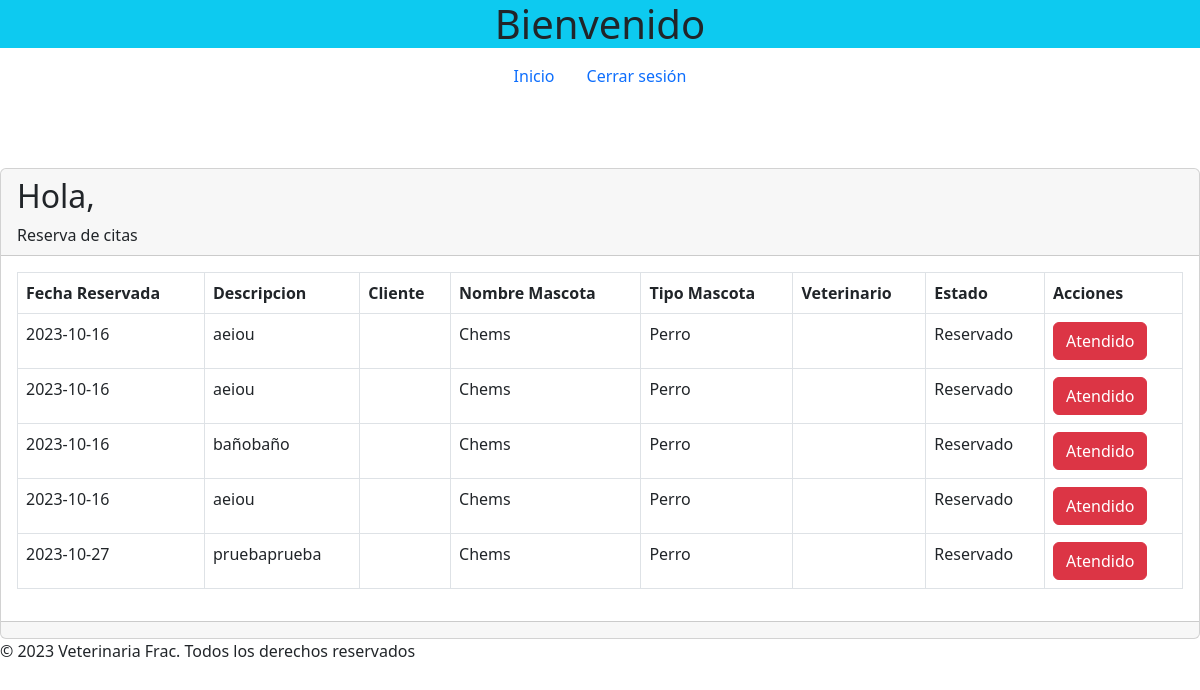
Before: /veterinario.php?id=1 with the older database file.
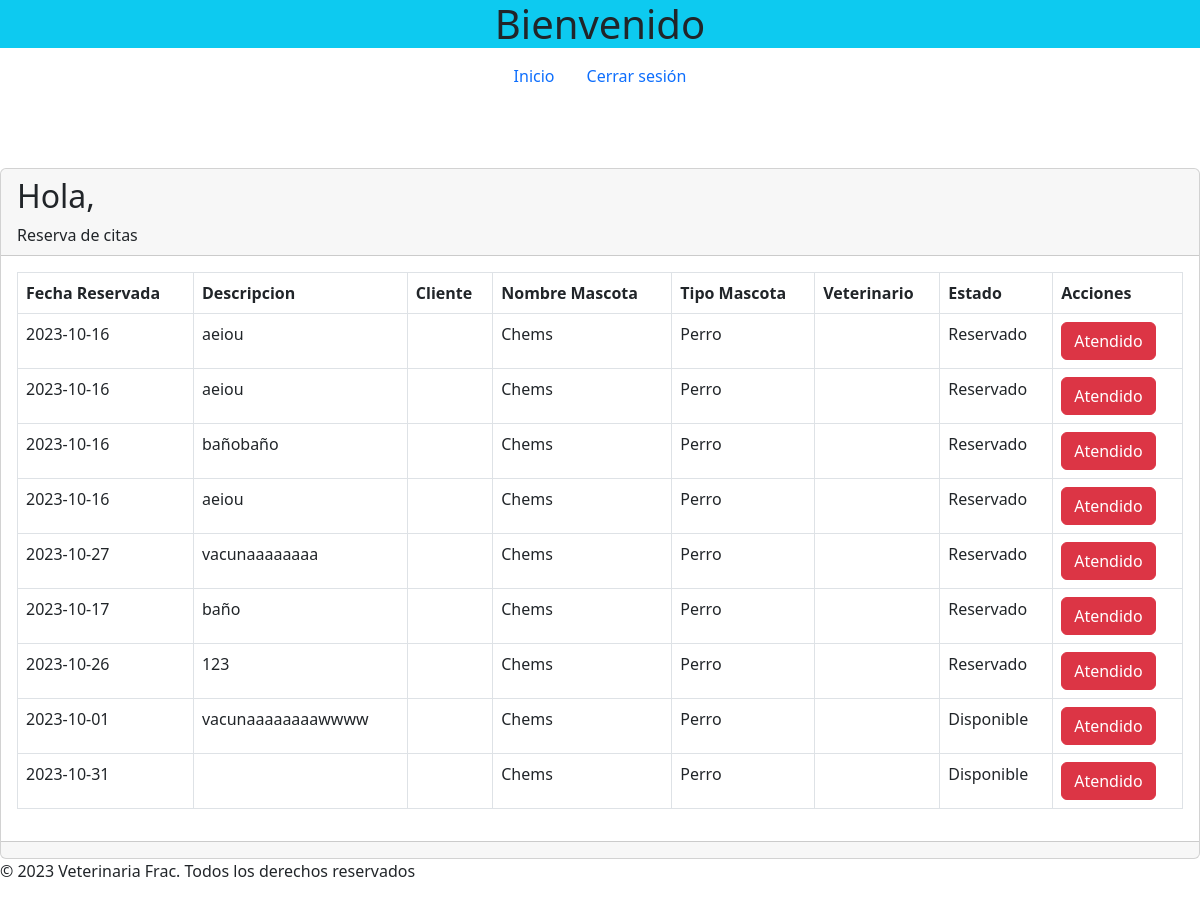
After: the same page with the newer database file.
### tables this page shows
CREATE TABLE `reservadecitas` (
  `id` int(8) NOT NULL,
  `fechareserva` date NOT NULL,
  `hora` varchar(10) NOT NULL,
  `asunto` varchar(255) NOT NULL,
  `estado` tinyint(1) NOT NULL,
  `id_administrador` int(8) NOT NULL,
  `id_veterinario` int(8) NOT NULL,
  `id_cliente` int(8) DEFAULT NULL
);

### veterinario.php (the view, shortened to what this page needs)
<?php
include("./config/bd.php");
$idVeterinario= isset($_GET['id']) && is_numeric($_GET['id']) ? intval($_GET['id']) : 0;
function getReservaciones($conn, $idVeterinario) {
    $sql = "SELECT rc.id, rc.fechareserva, rc.asunto,
    (SELECT nombre FROM cliente WHERE id = rc.id_cliente) as clientes,
    (SELECT nombre FROM veterinario WHERE id = rc.id_veterinario) as veterinario,
    (CASE WHEN rc.estado = 1 THEN 'Disponible' WHEN rc.estado= 2 THEN 'Reservado' WHEN rc.estado=3 THEN 'Atendido' ELSE 'Cancelado' END) as estado1,
    (SELECT m.nombre FROM mascota m
     JOIN cliente c ON m.id_cliente = c.id
     WHERE c.id = rc.id_cliente) as nombre_mascota,
    (SELECT m.tipo FROM mascota m
     JOIN cliente c ON m.id_cliente = c.id
     WHERE c.id = rc.id_cliente) as tipo_mascota
    FROM reservadecitas rc WHERE rc.id_veterinario = $idVeterinario";
    $result = $conn->query($sql);
    if ($result->num_rows > 0) {
        return $result->fetch_all(MYSQLI_ASSOC);
    } else {
        return [];
    }
}
$reservations = getReservaciones($conn , $idVeterinario);
?>
<?php
$url_base="http://localhost/veterinaria_frac_bs5/src/";
?>
<!doctype html>
<html lang="en">
<head>
  <link href="https://cdn.jsdelivr.net/npm/bootstrap@5.2.1/dist/css/bootstrap.min.css" rel="stylesheet"
>
    <link rel="stylesheet" href="https://cdn.datatables.net/1.13.6/css/jquery.dataTables.css" />
</head>
<body>
  <header>
    <h1 class="d-flex justify-content-center bg-info">Bienvenido</h1>
    <nav class="nav justify-content-center  ">
        <a class="nav-link active" aria-current="page" href="<?php echo $url_base?>veterinario.php">Inicio</a>
        <a class="nav-link active" href="<?php echo $url_base?>" aria-current="page">Cerrar sesión</a>
    </nav>
  </header>
  <main>
<br />
<br />
<br />
<div class="card">
    <div class="card-header">
        <h2>Hola, <span id="nombreUsuario"></span></h2>
        Reserva de citas
    </div>
    <div class="card-body">
        <div class="table-responsive-sm ">
            <table class="table table-bordered ">
            <tr>
                <th>Fecha Reservada</th>
                <th>Descripcion</th>
                <th>Cliente</th>
                <th>Nombre Mascota</th>
                <th>Tipo Mascota</th>
                <th>Veterinario</th>
                <th>Estado</th>
                <th>Acciones</th>
            </tr>
            <?php foreach ($reservations as $reservation) : ?>
                <tr>
                    <td><?php echo $reservation['fechareserva']; ?></td>
                    <td><?php echo $reservation['asunto']; ?></td>
                    <td ><?php echo $reservation['clientes']; ?></td>
                    <td><?php echo $reservation['nombre_mascota']; ?></td>
                    <td><?php echo $reservation['tipo_mascota']; ?></td>
                    <td><?php echo $reservation['veterinario']; ?></td>
                    <td><?php echo $reservation['estado1']; ?></td>
                    <td>
                        <form method="post" action="veterinario.php">
                            <button type="submit" class="btn btn-danger">Atendido</button>
                        </form>
                    </td>
                    </tr>
            <?php endforeach; ?>
            </table>
        </div>
    </div>
    <div class="card-footer text-muted">
    </div>
</div>
<?php include("./plantillas/footer.php")?>

Changed rows visible on the page:
changed reservadecitas: asunto "pruebaprueba" → "vacunaaaaaaaa"
added reservadecitas: fechareserva "2023-10-17", asunto "baño", nombre_mascota "Chems", tipo_mascota "Perro", estado1 "Reservado"
added reservadecitas: fechareserva "2023-10-26", asunto "123", nombre_mascota "Chems", tipo_mascota "Perro", estado1 "Reservado"
added reservadecitas: fechareserva "2023-10-01", asunto "vacunaaaaaaaawwww", nombre_mascota "Chems", tipo_mascota "Perro", estado1 "Disponible"
added reservadecitas: fechareserva "2023-10-31", nombre_mascota "Chems", tipo_mascota "Perro", estado1 "Disponible"
